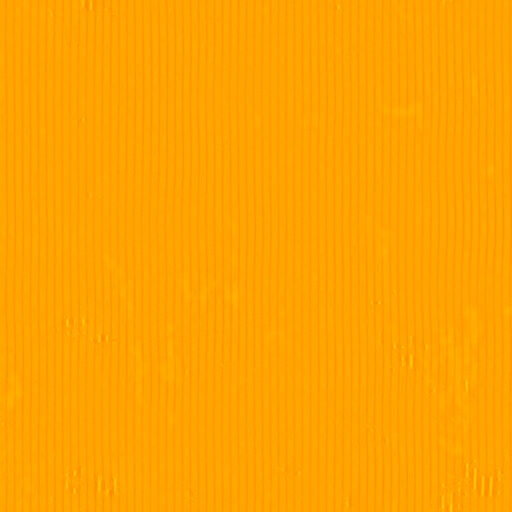
#> input picture tools/_home-opening/assets/pbr/cardboard_arm.webp, 1024 x 1024 px, given in place of walnut_veneer_diff_1k.jpg, which was not available (shown at 1/2 size)
$ python prep_tex.py ../assets/pbr/cardboard_arm.webp
#> lines starting #> are read from the running program, lines starting #| are printed output that depends on the picture
# texture prep for the studio desks: python3 -I prep_tex.py <scout dir>
# walnut_veneer (Poly Haven, CC0) darkened to walnut-dark; wood_table_worn (Poly Haven, CC0) and Metal046B (ambientCG, CC0)
# recompressed; Metal046B's roughness + metalness packed as an ARM map (R = 1, G = roughness, B = metalness). All 1k JPEG.
import sys, os
import numpy as np
from PIL import Image
sc = sys.argv[1]; dl = os.path.join(sc, 'dl'); out = os.path.join(sc, 'work', 'desk_tex'); os.makedirs(out, exist_ok=True)
def save(im, name, q): p = os.path.join(out, name); im.save(p, quality=q); print(name, im.size, os.path.getsize(p))
w = np.array(Image.open(os.path.join(dl, 'walnut_veneer', 'walnut_veneer_diff_1k.jpg')).convert('RGB'), np.float32)
dark = w * np.array([0.27, 0.235, 0.21], np.float32)  # walnut-dark, a touch warm (0.40 read as light tan under the desk lamp)
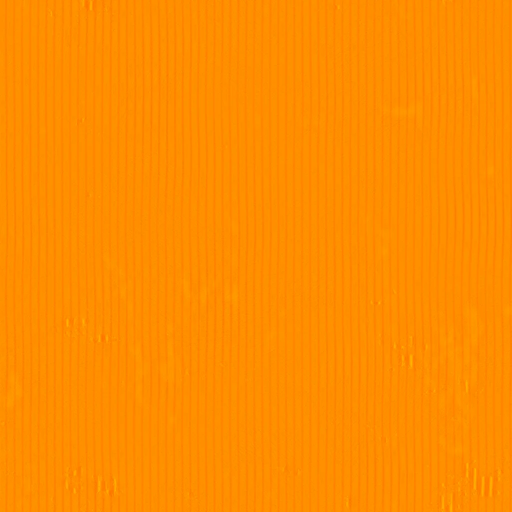
#> dark: shape (1024, 1024, 3) float32 (shown at 1/2 size); mean R, G, B 68.4, 38.3, 0.1; drawn with min black and max white
save(Image.fromarray(dark.clip(0, 255).astype(np.uint8)), 'walnut_dark_col.jpg', 86)
#> in save, `p = os.path.join(out, name)`:
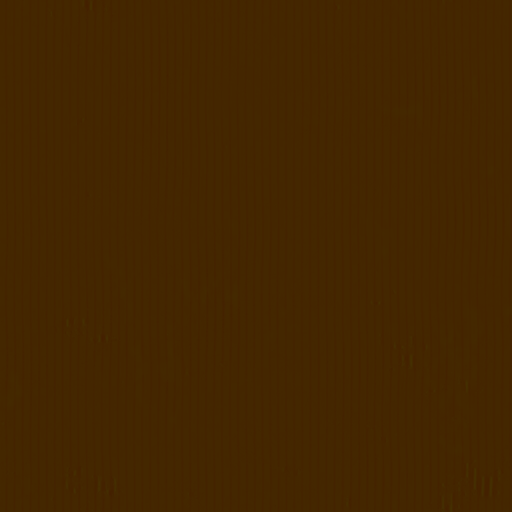
#> saved as walnut_dark_col.jpg: PIL image 1024x1024 RGB (shown at 1/2 size); mean R, G, B 68, 37.7, 0
save(Image.open(os.path.join(dl, 'walnut_veneer', 'walnut_veneer_nor_gl_1k.jpg')).convert('RGB'), 'walnut_nrm.jpg', 82)
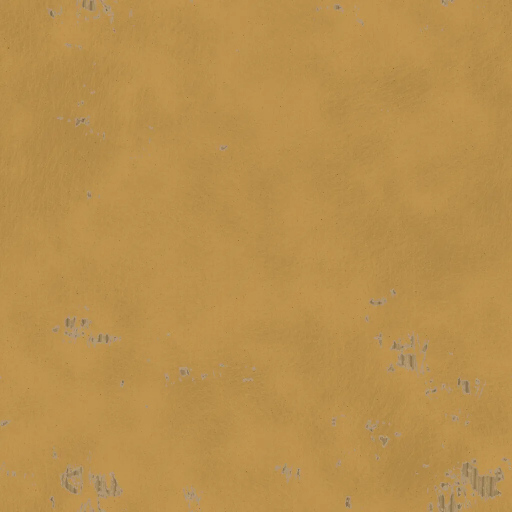
#> input picture tools/_home-opening/assets/pbr/cardboard_col.webp, 1024 x 1024 px, given in place of walnut_veneer_nor_gl_1k.jpg, which was not available (shown at 1/2 size)
#> in save, im is the input picture: PIL image 1024x1024 RGB; mean R, G, B 184.9, 143.4, 77
save(Image.open(os.path.join(dl, 'walnut_veneer', 'walnut_veneer_arm_1k.jpg')).convert('RGB'), 'walnut_arm.jpg', 82)
for k, n in (('diff', 'planks_col.jpg'), ('nor_gl', 'planks_nrm.jpg'), ('arm', 'planks_arm.jpg')):
#> (the run stopped early here; a loop or call above may not have finished)
